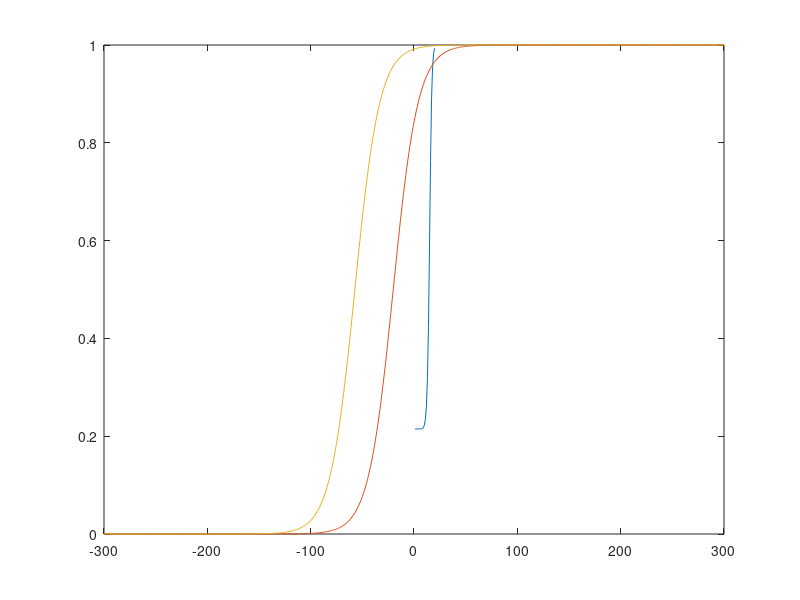
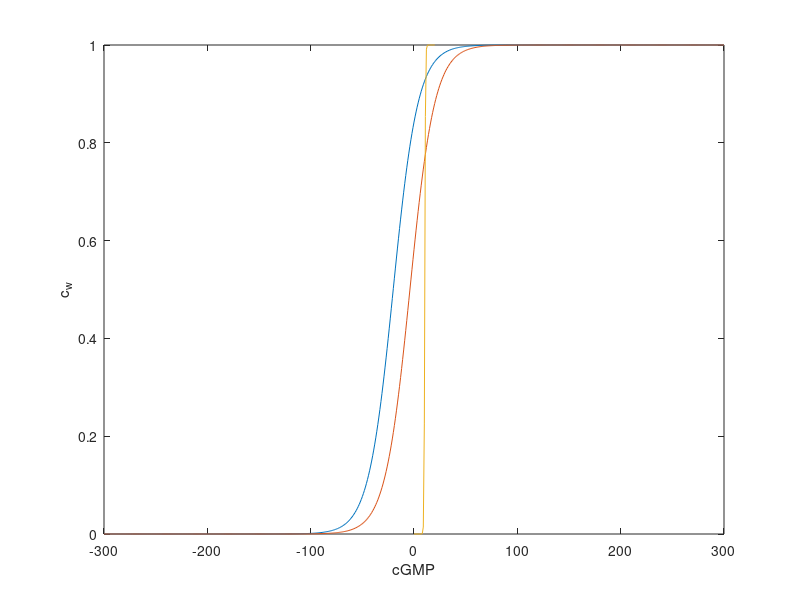

Here is the MATLAB script that generated these plots, in order:
clear all
bet = 0.1300;
v_Ca3 = -27;
R_K = 12;

Ca = 0.2705; v = -35.66; 
for i = 1:20 cGMP2(i) = i; 
c_w(i)=i^10*0.0000000000006; y_Kactiv2(i) = ((Ca + c_w(i) )^2 / ( (Ca + c_w(i))^2 + bet*exp(-(v - v_Ca3)/R_K) ));
end
figure(13), plot(cGMP2,y_Kactiv2)
hold all

%%
clear all
bet = 0.1300;
v_Ca3 = -27;
R_K = 12;
c_w = 0; 
Ca = 0.2705;  
for c_w = [0,1]
    for i = -300:300 
        j = 301 +i;
        v(j) = i; 
        c_w ; 
        y_Kactiv2(j) =  ((Ca + c_w)^2 / ((Ca + c_w)^2 + bet*exp(-(v(j) - v_Ca3)/R_K) ));
    end
    figure(13), plot(v,y_Kactiv2)
    hold on
end

%%
clear all
bet = 0.1300;
v_Ca3 = -27;
R_K = 12;
c_w = 0; 
Ca = 0.2705;  
const1 =  0.0732;
for bet = [0.13,0.5]
    for i = -300:300 
        j = 301 +i;
        v(j) = i; 
        c_w ; 
        y_Kactiv2(j) = (const1) / ( (const1) + bet*exp(-(v(j) - v_Ca3)/R_K) );
    end
    figure(14), plot(v,y_Kactiv2)
    hold all
end


%% cGMP - c_w
%clear all

% const1 = 0.0001; % shift in x-dir - the lower, the more right
% const2 = 2; % steepness - the higher the steeper
% const3 = 0; % shift in x-dir ??
% const4 = 1000000; % shift in x-dir - the higher, the more right

% const1 = 0.0001; % shift in x-dir - the lower, the more right
% const2 = 2; % steepness - the higher the steeper
% const3 = 0; % shift in x-dir ??
% const4 = 100000; % shift in x-dir - the higher, the more right

%best best
% const1 = 0.0001; % shift in x-dir - the lower, the more right
% const2 = 2; % steepness - the higher the steeper
% const3 = 0; % shift in x-dir ??
% const4 = 100000; % shift in x-dir - the higher, the more right

% best: 
const1 = 0.0000001; % shift in x-dir - the lower, the more right
const2 = 3; % steepness - the higher the steeper
const3 = 1; % shift in x-dir ??
const4 = 10000000; % shift in x-dir - the higher, the more right

%I took this one:
% const1 = 0.0000001; % shift in x-dir - the lower, the more right
% const2 = 3; % steepness - the higher the steeper
% const3 = 0; % shift in x-dir ??
% const4 = 10000000; % shift in x-dir - the higher, the more right

% const1 = 0.0000000001; % shift in x-dir - the lower, the more right
% const2 = 5; % steepness - the higher the steeper
% const3 = 1; % shift in x-dir ??
% const4 = 100000000000; % shift in x-dir - the higher, the more right
% 
% const1 = 0.0000000000000001; % shift in x-dir - the lower, the more right
% const2 = 10; % steepness - the higher the steeper
% const3 = 1; % shift in x-dir ??
% const4 = 1000000000000000000000000; % shift in x-dir - the higher, the more right


for i = 0:20 
    j = 1 + i;
    cGMP(j) = i; 
    c_w(j) = const1 / (const1 + const4 * (exp(-cGMP(j) * const2 - const3)));
end
figure(14), plot(cGMP,c_w)
xlabel('cGMP')
ylabel('c_w')
hold all
